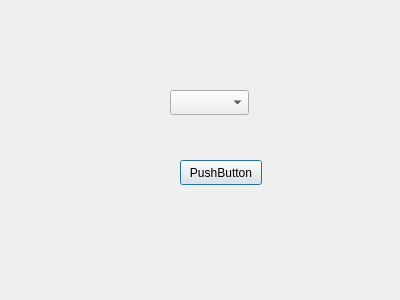
<?xml version="1.0" encoding="UTF-8"?>
<ui version="4.0">
 <class>Menu</class>
 <widget class="QDialog" name="Menu">
  <property name="geometry">
   <rect>
    <x>0</x>
    <y>0</y>
    <width>400</width>
    <height>300</height>
   </rect>
  </property>
  <property name="windowTitle">
   <string>Dialog</string>
  </property>
  <property name="modal">
   <bool>false</bool>
  </property>
  <widget class="QComboBox" name="comboBox">
   <property name="geometry">
    <rect>
     <x>170</x>
     <y>90</y>
     <width>79</width>
     <height>25</height>
    </rect>
   </property>
  </widget>
  <widget class="QPushButton" name="pushButton">
   <property name="geometry">
    <rect>
     <x>180</x>
     <y>160</y>
     <width>82</width>
     <height>25</height>
    </rect>
   </property>
   <property name="text">
    <string>PushButton</string>
   </property>
  </widget>
 </widget>
 <resources/>
 <connections/>
</ui>
